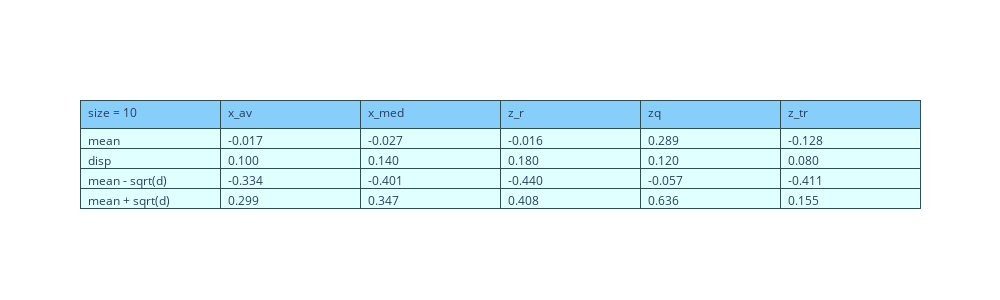
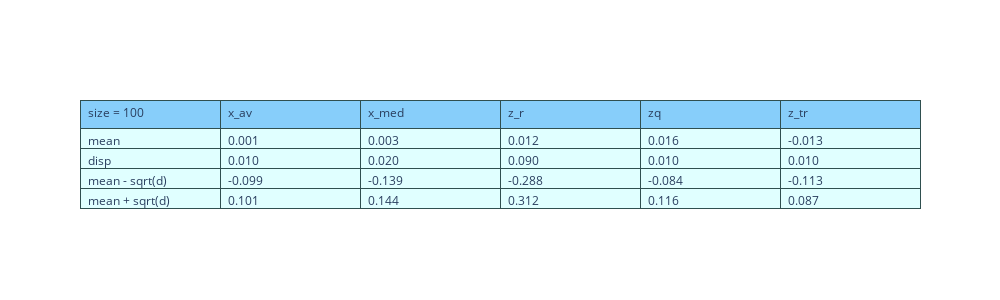
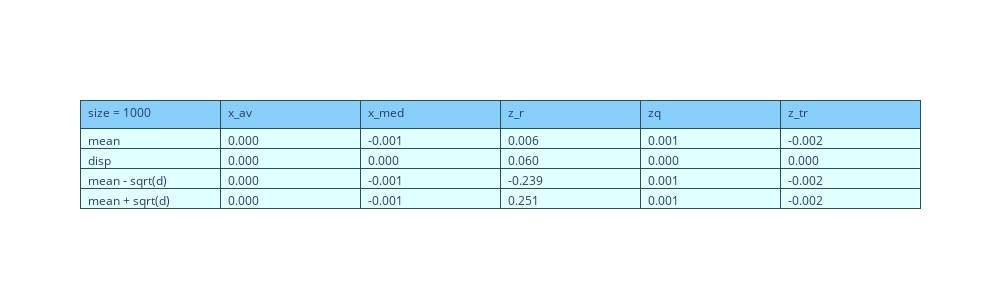

The notebook cell these images were saved under, in order:
### Code cell
# нормальное распределение 
Draw(st.norm,10)
Draw(st.norm,100)
Draw(st.norm,1000)

### Figure 1 — Plotly figure (JSON) as saved in the notebook; plotly's stock layout.template omitted (floating-point values rounded to 4 significant figures)
{"data": [{"cells": {"align": "left", "fill": {"color": "lightcyan"}, "format": ["", ".3f"], "line": {"color": "darkslategray"}, "values": [["mean", "disp", "mean - sqrt(d)", "mean + sqrt(d)"], [-0.01747, 0.1, -0.3337, 0.2988], [-0.02732, 0.14, -0.4015, 0.3468], [-0.0162, 0.18, -0.4405, 0.4081], [0.2895, 0.12, -0.05691, 0.6359], [-0.1278, 0.08, -0.4106, 0.1551]]}, "header": {"align": "left", "fill": {"color": "lightskyblue"}, "line": {"color": "darkslategray"}, "values": ["size = 10", "x_av", "x_med", "z_r", "zq", "z_tr"]}, "type": "table"}], "layout": {"height": 300, "width": 1000}}

### Figure 2 — Plotly figure (JSON) as saved in the notebook; plotly's stock layout.template omitted (floating-point values rounded to 4 significant figures)
{"data": [{"cells": {"align": "left", "fill": {"color": "lightcyan"}, "format": ["", ".3f"], "line": {"color": "darkslategray"}, "values": [["mean", "disp", "mean - sqrt(d)", "mean + sqrt(d)"], [0.0008091, 0.01, -0.09919, 0.1008], [0.002756, 0.02, -0.1387, 0.1442], [0.01187, 0.09, -0.2881, 0.3119], [0.01639, 0.01, -0.08361, 0.1164], [-0.01305, 0.01, -0.1131, 0.08695]]}, "header": {"align": "left", "fill": {"color": "lightskyblue"}, "line": {"color": "darkslategray"}, "values": ["size = 100", "x_av", "x_med", "z_r", "zq", "z_tr"]}, "type": "table"}], "layout": {"height": 300, "width": 1000}}

### Figure 3 — Plotly figure (JSON) as saved in the notebook; plotly's stock layout.template omitted (floating-point values rounded to 4 significant figures)
{"data": [{"cells": {"align": "left", "fill": {"color": "lightcyan"}, "format": ["", ".3f"], "line": {"color": "darkslategray"}, "values": [["mean", "disp", "mean - sqrt(d)", "mean + sqrt(d)"], [0.0001293, 0, 0.0001293, 0.0001293], [-0.0005033, 0, -0.0005033, -0.0005033], [0.006018, 0.06, -0.2389, 0.251], [0.001052, 0, 0.001052, 0.001052], [-0.001776, 0, -0.001776, -0.001776]]}, "header": {"align": "left", "fill": {"color": "lightskyblue"}, "line": {"color": "darkslategray"}, "values": ["size = 1000", "x_av", "x_med", "z_r", "zq", "z_tr"]}, "type": "table"}], "layout": {"height": 300, "width": 1000}}
